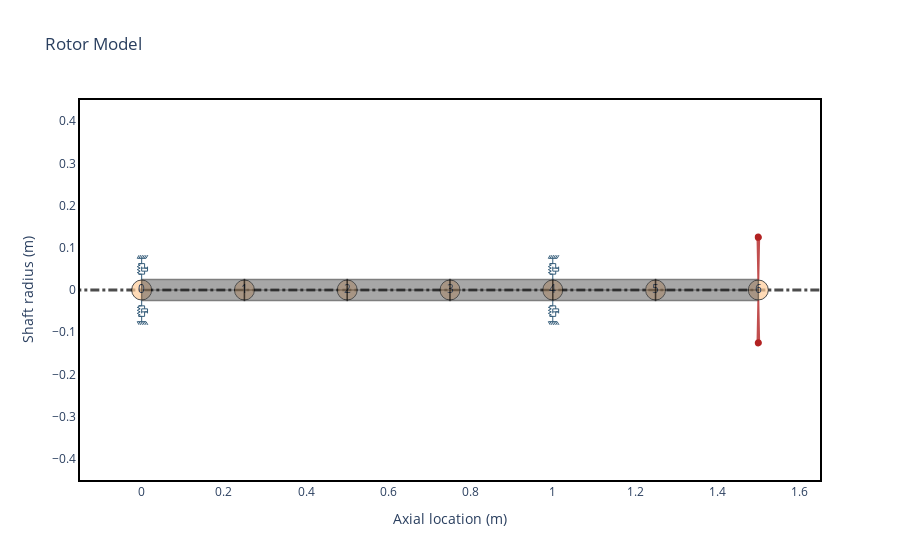

Notebook code cell kept with this figure:
### Code cell
L = 0.25
N = 6
idl = 0
odl = 0.05

shaft = [rs.ShaftElement(L=L, idl=idl, odl=odl, material=steel) for i in range(N)]
bearings = [
    rs.BearingElement(n=0, kxx=1e7, cxx=0),
    rs.BearingElement(n=4, kxx=1e7, cxx=0),
]
disks = [
    rs.DiskElement.from_geometry(
        n=N,
        material=steel,
        width=0.07,
        i_d=odl,
        o_d=0.35,
    ),
]

rotor = rs.Rotor(shaft_elements=shaft, disk_elements=disks, bearing_elements=bearings)
rotor.plot_rotor()

### Figure 1 — Plotly figure (JSON) as saved in the notebook; plotly's stock layout.template omitted (floating-point values rounded to 4 significant figures)
{"data": [{"hoverinfo": "none", "line": {"color": "black", "dash": "dashdot", "width": 3.0}, "mode": "lines", "opacity": 0.7, "showlegend": false, "type": "scatter", "x": [-0.3, 1.8], "y": [0, 0]}, {"hoverinfo": "none", "marker": {"color": "#ffcc99", "line": {"color": "black", "width": 1.0}, "opacity": 0.7, "size": 20}, "mode": "markers+text", "showlegend": false, "text": ["0", "1", "2", "3", "4", "5", "6"], "type": "scatter", "x": [0.0, 0.25, 0.5, 0.75, 1.0, 1.25, 1.5], "y": [0.0, 0.0, 0.0, 0.0, 0.0, 0.0, 0.0]}, {"customdata": [[0, 0.05, 0.0, 0.05, 0.0, 0.25, "steel"], [0, 0.05, 0.0, 0.05, 0.0, 0.25, "steel"], [0, 0.05, 0.0, 0.05, 0.0, 0.25, "steel"], [0, 0.05, 0.0, 0.05, 0.0, 0.25, "steel"], [0, 0.05, 0.0, 0.05, 0.0, 0.25, "steel"], [0, 0.05, 0.0, 0.05, 0.0, 0.25, "steel"], [0, 0.05, 0.0, 0.05, 0.0, 0.25, "steel"], [0, 0.05, 0.0, 0.05, 0.0, 0.25, "steel"], [0, 0.05, 0.0, 0.05, 0.0, 0.25, "steel"], [0, 0.05, 0.0, 0.05, 0.0, 0.25, "steel"]], "fill": "toself", "fillcolor": "#525252", "hoverinfo": "text", "hoverlabel": {"bgcolor": "#525252"}, "hoveron": "points+fills", "hovertemplate": "Element Number: 0<br>Left Outer Diameter: 0.05 m<br>Left Inner Diameter: 0.0 m<br>Right Outer Diameter: 0.05 m<br>Right Inner Diameter: 0.0 m<br>Element Length: 0.25 m<br>Material: steel<br>", "legendgroup": "Shaft", "line": {"color": "black", "width": 1.5}, "mode": "lines", "name": "ShaftElement 0", "opacity": 0.5, "showlegend": false, "text": "Element Number: 0<br>Left Outer Diameter: 0.05 m<br>Left Inner Diameter: 0.0 m<br>Right Outer Diameter: 0.05 m<br>Right Inner Diameter: 0.0 m<br>Element Length: 0.25 m<br>Material: steel<br>", "type": "scatter", "x": [0.0, 0.0, 0.25, 0.25, 0.0, 0.0, 0.0, 0.25, 0.25, 0.0], "y": [0.0, 0.025, 0.025, 0.0, 0.0, -0.0, -0.025, -0.025, -0.0, -0.0]}, {"customdata": [[1, 0.05, 0.0, 0.05, 0.0, 0.25, "steel"], [1, 0.05, 0.0, 0.05, 0.0, 0.25, "steel"], [1, 0.05, 0.0, 0.05, 0.0, 0.25, "steel"], [1, 0.05, 0.0, 0.05, 0.0, 0.25, "steel"], [1, 0.05, 0.0, 0.05, 0.0, 0.25, "steel"], [1, 0.05, 0.0, 0.05, 0.0, 0.25, "steel"], [1, 0.05, 0.0, 0.05, 0.0, 0.25, "steel"], [1, 0.05, 0.0, 0.05, 0.0, 0.25, "steel"], [1, 0.05, 0.0, 0.05, 0.0, 0.25, "steel"], [1, 0.05, 0.0, 0.05, 0.0, 0.25, "steel"]], "fill": "toself", "fillcolor": "#525252", "hoverinfo": "text", "hoverlabel": {"bgcolor": "#525252"}, "hoveron": "points+fills", "hovertemplate": "Element Number: 1<br>Left Outer Diameter: 0.05 m<br>Left Inner Diameter: 0.0 m<br>Right Outer Diameter: 0.05 m<br>Right Inner Diameter: 0.0 m<br>Element Length: 0.25 m<br>Material: steel<br>", "legendgroup": "Shaft", "line": {"color": "black", "width": 1.5}, "mode": "lines", "name": "ShaftElement 1", "opacity": 0.5, "showlegend": false, "text": "Element Number: 1<br>Left Outer Diameter: 0.05 m<br>Left Inner Diameter: 0.0 m<br>Right Outer Diameter: 0.05 m<br>Right Inner Diameter: 0.0 m<br>Element Length: 0.25 m<br>Material: steel<br>", "type": "scatter", "x": [0.25, 0.25, 0.5, 0.5, 0.25, 0.25, 0.25, 0.5, 0.5, 0.25], "y": [0.0, 0.025, 0.025, 0.0, 0.0, -0.0, -0.025, -0.025, -0.0, -0.0]}, {"customdata": [[2, 0.05, 0.0, 0.05, 0.0, 0.25, "steel"], [2, 0.05, 0.0, 0.05, 0.0, 0.25, "steel"], [2, 0.05, 0.0, 0.05, 0.0, 0.25, "steel"], [2, 0.05, 0.0, 0.05, 0.0, 0.25, "steel"], [2, 0.05, 0.0, 0.05, 0.0, 0.25, "steel"], [2, 0.05, 0.0, 0.05, 0.0, 0.25, "steel"], [2, 0.05, 0.0, 0.05, 0.0, 0.25, "steel"], [2, 0.05, 0.0, 0.05, 0.0, 0.25, "steel"], [2, 0.05, 0.0, 0.05, 0.0, 0.25, "steel"], [2, 0.05, 0.0, 0.05, 0.0, 0.25, "steel"]], "fill": "toself", "fillcolor": "#525252", "hoverinfo": "text", "hoverlabel": {"bgcolor": "#525252"}, "hoveron": "points+fills", "hovertemplate": "Element Number: 2<br>Left Outer Diameter: 0.05 m<br>Left Inner Diameter: 0.0 m<br>Right Outer Diameter: 0.05 m<br>Right Inner Diameter: 0.0 m<br>Element Length: 0.25 m<br>Material: steel<br>", "legendgroup": "Shaft", "line": {"color": "black", "width": 1.5}, "mode": "lines", "name": "ShaftElement 2", "opacity": 0.5, "showlegend": false, "text": "Element Number: 2<br>Left Outer Diameter: 0.05 m<br>Left Inner Diameter: 0.0 m<br>Right Outer Diameter: 0.05 m<br>Right Inner Diameter: 0.0 m<br>Element Length: 0.25 m<br>Material: steel<br>", "type": "scatter", "x": [0.5, 0.5, 0.75, 0.75, 0.5, 0.5, 0.5, 0.75, 0.75, 0.5], "y": [0.0, 0.025, 0.025, 0.0, 0.0, -0.0, -0.025, -0.025, -0.0, -0.0]}, {"customdata": [[3, 0.05, 0.0, 0.05, 0.0, 0.25, "steel"], [3, 0.05, 0.0, 0.05, 0.0, 0.25, "steel"], [3, 0.05, 0.0, 0.05, 0.0, 0.25, "steel"], [3, 0.05, 0.0, 0.05, 0.0, 0.25, "steel"], [3, 0.05, 0.0, 0.05, 0.0, 0.25, "steel"], [3, 0.05, 0.0, 0.05, 0.0, 0.25, "steel"], [3, 0.05, 0.0, 0.05, 0.0, 0.25, "steel"], [3, 0.05, 0.0, 0.05, 0.0, 0.25, "steel"], [3, 0.05, 0.0, 0.05, 0.0, 0.25, "steel"], [3, 0.05, 0.0, 0.05, 0.0, 0.25, "steel"]], "fill": "toself", "fillcolor": "#525252", "hoverinfo": "text", "hoverlabel": {"bgcolor": "#525252"}, "hoveron": "points+fills", "hovertemplate": "Element Number: 3<br>Left Outer Diameter: 0.05 m<br>Left Inner Diameter: 0.0 m<br>Right Outer Diameter: 0.05 m<br>Right Inner Diameter: 0.0 m<br>Element Length: 0.25 m<br>Material: steel<br>", "legendgroup": "Shaft", "line": {"color": "black", "width": 1.5}, "mode": "lines", "name": "ShaftElement 3", "opacity": 0.5, "showlegend": false, "text": "Element Number: 3<br>Left Outer Diameter: 0.05 m<br>Left Inner Diameter: 0.0 m<br>Right Outer Diameter: 0.05 m<br>Right Inner Diameter: 0.0 m<br>Element Length: 0.25 m<br>Material: steel<br>", "type": "scatter", "x": [0.75, 0.75, 1.0, 1.0, 0.75, 0.75, 0.75, 1.0, 1.0, 0.75], "y": [0.0, 0.025, 0.025, 0.0, 0.0, -0.0, -0.025, -0.025, -0.0, -0.0]}, {"customdata": [[4, 0.05, 0.0, 0.05, 0.0, 0.25, "steel"], [4, 0.05, 0.0, 0.05, 0.0, 0.25, "steel"], [4, 0.05, 0.0, 0.05, 0.0, 0.25, "steel"], [4, 0.05, 0.0, 0.05, 0.0, 0.25, "steel"], [4, 0.05, 0.0, 0.05, 0.0, 0.25, "steel"], [4, 0.05, 0.0, 0.05, 0.0, 0.25, "steel"], [4, 0.05, 0.0, 0.05, 0.0, 0.25, "steel"], [4, 0.05, 0.0, 0.05, 0.0, 0.25, "steel"], [4, 0.05, 0.0, 0.05, 0.0, 0.25, "steel"], [4, 0.05, 0.0, 0.05, 0.0, 0.25, "steel"]], "fill": "toself", "fillcolor": "#525252", "hoverinfo": "text", "hoverlabel": {"bgcolor": "#525252"}, "hoveron": "points+fills", "hovertemplate": "Element Number: 4<br>Left Outer Diameter: 0.05 m<br>Left Inner Diameter: 0.0 m<br>Right Outer Diameter: 0.05 m<br>Right Inner Diameter: 0.0 m<br>Element Length: 0.25 m<br>Material: steel<br>", "legendgroup": "Shaft", "line": {"color": "black", "width": 1.5}, "mode": "lines", "name": "ShaftElement 4", "opacity": 0.5, "showlegend": false, "text": "Element Number: 4<br>Left Outer Diameter: 0.05 m<br>Left Inner Diameter: 0.0 m<br>Right Outer Diameter: 0.05 m<br>Right Inner Diameter: 0.0 m<br>Element Length: 0.25 m<br>Material: steel<br>", "type": "scatter", "x": [1.0, 1.0, 1.25, 1.25, 1.0, 1.0, 1.0, 1.25, 1.25, 1.0], "y": [0.0, 0.025, 0.025, 0.0, 0.0, -0.0, -0.025, -0.025, -0.0, -0.0]}, {"customdata": [[5, 0.05, 0.0, 0.05, 0.0, 0.25, "steel"], [5, 0.05, 0.0, 0.05, 0.0, 0.25, "steel"], [5, 0.05, 0.0, 0.05, 0.0, 0.25, "steel"], [5, 0.05, 0.0, 0.05, 0.0, 0.25, "steel"], [5, 0.05, 0.0, 0.05, 0.0, 0.25, "steel"], [5, 0.05, 0.0, 0.05, 0.0, 0.25, "steel"], [5, 0.05, 0.0, 0.05, 0.0, 0.25, "steel"], [5, 0.05, 0.0, 0.05, 0.0, 0.25, "steel"], [5, 0.05, 0.0, 0.05, 0.0, 0.25, "steel"], [5, 0.05, 0.0, 0.05, 0.0, 0.25, "steel"]], "fill": "toself", "fillcolor": "#525252", "hoverinfo": "text", "hoverlabel": {"bgcolor": "#525252"}, "hoveron": "points+fills", "hovertemplate": "Element Number: 5<br>Left Outer Diameter: 0.05 m<br>Left Inner Diameter: 0.0 m<br>Right Outer Diameter: 0.05 m<br>Right Inner Diameter: 0.0 m<br>Element Length: 0.25 m<br>Material: steel<br>", "legendgroup": "Shaft", "line": {"color": "black", "width": 1.5}, "mode": "lines", "name": "ShaftElement 5", "opacity": 0.5, "showlegend": false, "text": "Element Number: 5<br>Left Outer Diameter: 0.05 m<br>Left Inner Diameter: 0.0 m<br>Right Outer Diameter: 0.05 m<br>Right Inner Diameter: 0.0 m<br>Element Length: 0.25 m<br>Material: steel<br>", "type": "scatter", "x": [1.25, 1.25, 1.5, 1.5, 1.25, 1.25, 1.25, 1.5, 1.5, 1.25], "y": [0.0, 0.025, 0.025, 0.0, 0.0, -0.0, -0.025, -0.025, -0.0, -0.0]}, {"customdata": [[6, 0.8051, 0.4236, 51.53], [6, 0.8051, 0.4236, 51.53], [6, 0.8051, 0.4236, 51.53], [6, 0.8051, 0.4236, 51.53], [6, 0.8051, 0.4236, 51.53], [6, 0.8051, 0.4236, 51.53], [6, 0.8051, 0.4236, 51.53], [6, 0.8051, 0.4236, 51.53], [6, 0.8051, 0.4236, 51.53]], "fill": "toself", "fillcolor": "Firebrick", "hoverinfo": "text", "hoverlabel": {"bgcolor": "Firebrick"}, "hoveron": "points+fills", "hovertemplate": "Disk Node: 6<br>Polar Inertia: 8.051e-01<br>Diametral Inertia: 4.236e-01<br>Disk mass: 51.525<br>", "legendgroup": "disks", "line": {"color": "Firebrick", "width": 2.0}, "mode": "lines", "name": "Disk 0", "opacity": 0.8, "showlegend": false, "text": "Disk Node: 6<br>Polar Inertia: 8.051e-01<br>Diametral Inertia: 4.236e-01<br>Disk mass: 51.525<br>", "type": "scatter", "x": [1.5, 1.502, 1.498, 1.5, null, 1.5, 1.502, 1.498, 1.5], "y": [0.025, 0.125, 0.125, 0.025, null, -0.025, -0.125, -0.125, -0.025]}, {"hoverinfo": "none", "legendgroup": "bearings", "line": {"color": "#355d7a", "width": 1}, "mode": "lines", "name": "Bearing 0", "showlegend": false, "type": "scatter", "x": [0.0, 0.0, -0.007143, 0.007143], "y": [0.025, 0.0375, 0.0375, 0.0375]}, {"hoverinfo": "none", "legendgroup": "bearings", "line": {"color": "#355d7a", "width": 1}, "mode": "lines", "name": "Bearing 0", "showlegend": false, "type": "scatter", "x": [0.0, 0.0, -0.007143, 0.007143], "y": [-0.025, -0.0375, -0.0375, -0.0375]}, {"hoverinfo": "none", "legendgroup": "bearings", "line": {"color": "#355d7a", "width": 1}, "mode": "lines", "name": "Bearing 0", "showlegend": false, "type": "scatter", "x": [0.0, 0.0, -0.007143, 0.007143], "y": [0.075, 0.0625, 0.0625, 0.0625]}, {"hoverinfo": "none", "legendgroup": "bearings", "line": {"color": "#355d7a", "width": 1}, "mode": "lines", "name": "Bearing 0", "showlegend": false, "type": "scatter", "x": [0.0, 0.0, -0.007143, 0.007143], "y": [-0.075, -0.0625, -0.0625, -0.0625]}, {"hoverinfo": "none", "legendgroup": "bearings", "line": {"color": "#355d7a", "width": 1}, "mode": "lines", "name": "Bearing 0", "showlegend": false, "type": "scatter", "x": [-0.01071, 0.01071], "y": [0.075, 0.075]}, {"hoverinfo": "none", "legendgroup": "bearings", "line": {"color": "#355d7a", "width": 1}, "mode": "lines", "name": "Bearing 0", "showlegend": false, "type": "scatter", "x": [-0.01071, 0.01071], "y": [-0.075, -0.075]}, {"hoverinfo": "none", "legendgroup": "bearings", "line": {"color": "#355d7a", "width": 1}, "mode": "lines", "name": "Bearing 0", "showlegend": false, "type": "scatter", "x": [-0.01071, -0.006429], "y": [0.075, 0.0825]}, {"hoverinfo": "none", "legendgroup": "bearings", "line": {"color": "#355d7a", "width": 1}, "mode": "lines", "name": "Bearing 0", "showlegend": false, "type": "scatter", "x": [-0.01071, -0.006429], "y": [-0.075, -0.0825]}, {"hoverinfo": "none", "legendgroup": "bearings", "line": {"color": "#355d7a", "width": 1}, "mode": "lines", "name": "Bearing 0", "showlegend": false, "type": "scatter", "x": [-0.006429, -0.002143], "y": [0.075, 0.0825]}, {"hoverinfo": "none", "legendgroup": "bearings", "line": {"color": "#355d7a", "width": 1}, "mode": "lines", "name": "Bearing 0", "showlegend": false, "type": "scatter", "x": [-0.006429, -0.002143], "y": [-0.075, -0.0825]}, {"hoverinfo": "none", "legendgroup": "bearings", "line": {"color": "#355d7a", "width": 1}, "mode": "lines", "name": "Bearing 0", "showlegend": false, "type": "scatter", "x": [-0.002143, 0.002143], "y": [0.075, 0.0825]}, {"hoverinfo": "none", "legendgroup": "bearings", "line": {"color": "#355d7a", "width": 1}, "mode": "lines", "name": "Bearing 0", "showlegend": false, "type": "scatter", "x": [-0.002143, 0.002143], "y": [-0.075, -0.0825]}, {"hoverinfo": "none", "legendgroup": "bearings", "line": {"color": "#355d7a", "width": 1}, "mode": "lines", "name": "Bearing 0", "showlegend": false, "type": "scatter", "x": [0.002143, 0.006429], "y": [0.075, 0.0825]}, {"hoverinfo": "none", "legendgroup": "bearings", "line": {"color": "#355d7a", "width": 1}, "mode": "lines", "name": "Bearing 0", "showlegend": false, "type": "scatter", "x": [0.002143, 0.006429], "y": [-0.075, -0.0825]}, {"hoverinfo": "none", "legendgroup": "bearings", "line": {"color": "#355d7a", "width": 1}, "mode": "lines", "name": "Bearing 0", "showlegend": false, "type": "scatter", "x": [0.006429, 0.01071], "y": [0.075, 0.0825]}, {"hoverinfo": "none", "legendgroup": "bearings", "line": {"color": "#355d7a", "width": 1}, "mode": "lines", "name": "Bearing 0", "showlegend": false, "type": "scatter", "x": [0.006429, 0.01071], "y": [-0.075, -0.0825]}, {"hoverinfo": "none", "legendgroup": "bearings", "line": {"color": "#355d7a", "width": 1}, "mode": "lines", "name": "Bearing 0", "showlegend": false, "type": "scatter", "x": [0.01071, 0.015], "y": [0.075, 0.0825]}, {"hoverinfo": "none", "legendgroup": "bearings", "line": {"color": "#355d7a", "width": 1}, "mode": "lines", "name": "Bearing 0", "showlegend": false, "type": "scatter", "x": [0.01071, 0.015], "y": [-0.075, -0.0825]}, {"hoverinfo": "none", "legendgroup": "bearings", "line": {"color": "#355d7a", "width": 1}, "mode": "lines", "name": "Bearing 0", "showlegend": false, "type": "scatter", "x": [-0.007143, -0.007143, -0.01071, -0.003571, -0.01071, -0.003571, -0.01071, -0.003571, -0.007143, -0.007143], "y": [0.0375, 0.04107, 0.04107, 0.04464, 0.04821, 0.05179, 0.05536, 0.05893, 0.05893, 0.0625]}, {"hoverinfo": "none", "legendgroup": "bearings", "line": {"color": "#355d7a", "width": 1}, "mode": "lines", "name": "Bearing 0", "showlegend": false, "type": "scatter", "x": [-0.007143, -0.007143, -0.01071, -0.003571, -0.01071, -0.003571, -0.01071, -0.003571, -0.007143, -0.007143], "y": [-0.0375, -0.04107, -0.04107, -0.04464, -0.04821, -0.05179, -0.05536, -0.05893, -0.05893, -0.0625]}, {"hoverinfo": "none", "legendgroup": "bearings", "line": {"color": "#355d7a", "width": 1}, "mode": "lines", "name": "Bearing 0", "showlegend": false, "type": "scatter", "x": [0.007143, 0.007143], "y": [0.0375, 0.04464]}, {"hoverinfo": "none", "legendgroup": "bearings", "line": {"color": "#355d7a", "width": 1}, "mode": "lines", "name": "Bearing 0", "showlegend": false, "type": "scatter", "x": [0.007143, 0.007143], "y": [-0.0375, -0.04464]}, {"hoverinfo": "none", "legendgroup": "bearings", "line": {"color": "#355d7a", "width": 1}, "mode": "lines", "name": "Bearing 0", "showlegend": false, "type": "scatter", "x": [0.0, 0.0, 0.01429, 0.01429], "y": [0.05536, 0.04464, 0.04464, 0.05536]}, {"hoverinfo": "none", "legendgroup": "bearings", "line": {"color": "#355d7a", "width": 1}, "mode": "lines", "name": "Bearing 0", "showlegend": false, "type": "scatter", "x": [0.0, 0.0, 0.01429, 0.01429], "y": [-0.05536, -0.04464, -0.04464, -0.05536]}, {"hoverinfo": "none", "legendgroup": "bearings", "line": {"color": "#355d7a", "width": 1}, "mode": "lines", "name": "Bearing 0", "showlegend": false, "type": "scatter", "x": [0.0, 0.01429, 0.007143, 0.007143], "y": [0.05179, 0.05179, 0.05179, 0.0625]}, {"hoverinfo": "none", "legendgroup": "bearings", "line": {"color": "#355d7a", "width": 1}, "mode": "lines", "name": "Bearing 0", "showlegend": false, "type": "scatter", "x": [0.0, 0.01429, 0.007143, 0.007143], "y": [-0.05179, -0.05179, -0.05179, -0.0625]}, {"hoverinfo": "none", "legendgroup": "bearings", "line": {"color": "#355d7a", "width": 1}, "mode": "lines", "name": "Bearing 1", "showlegend": false, "type": "scatter", "x": [1.0, 1.0, 0.9929, 1.007], "y": [0.025, 0.0375, 0.0375, 0.0375]}, {"hoverinfo": "none", "legendgroup": "bearings", "line": {"color": "#355d7a", "width": 1}, "mode": "lines", "name": "Bearing 1", "showlegend": false, "type": "scatter", "x": [1.0, 1.0, 0.9929, 1.007], "y": [-0.025, -0.0375, -0.0375, -0.0375]}, {"hoverinfo": "none", "legendgroup": "bearings", "line": {"color": "#355d7a", "width": 1}, "mode": "lines", "name": "Bearing 1", "showlegend": false, "type": "scatter", "x": [1.0, 1.0, 0.9929, 1.007], "y": [0.075, 0.0625, 0.0625, 0.0625]}, {"hoverinfo": "none", "legendgroup": "bearings", "line": {"color": "#355d7a", "width": 1}, "mode": "lines", "name": "Bearing 1", "showlegend": false, "type": "scatter", "x": [1.0, 1.0, 0.9929, 1.007], "y": [-0.075, -0.0625, -0.0625, -0.0625]}, {"hoverinfo": "none", "legendgroup": "bearings", "line": {"color": "#355d7a", "width": 1}, "mode": "lines", "name": "Bearing 1", "showlegend": false, "type": "scatter", "x": [0.9893, 1.011], "y": [0.075, 0.075]}, {"hoverinfo": "none", "legendgroup": "bearings", "line": {"color": "#355d7a", "width": 1}, "mode": "lines", "name": "Bearing 1", "showlegend": false, "type": "scatter", "x": [0.9893, 1.011], "y": [-0.075, -0.075]}, {"hoverinfo": "none", "legendgroup": "bearings", "line": {"color": "#355d7a", "width": 1}, "mode": "lines", "name": "Bearing 1", "showlegend": false, "type": "scatter", "x": [0.9893, 0.9936], "y": [0.075, 0.0825]}, {"hoverinfo": "none", "legendgroup": "bearings", "line": {"color": "#355d7a", "width": 1}, "mode": "lines", "name": "Bearing 1", "showlegend": false, "type": "scatter", "x": [0.9893, 0.9936], "y": [-0.075, -0.0825]}, {"hoverinfo": "none", "legendgroup": "bearings", "line": {"color": "#355d7a", "width": 1}, "mode": "lines", "name": "Bearing 1", "showlegend": false, "type": "scatter", "x": [0.9936, 0.9979], "y": [0.075, 0.0825]}, {"hoverinfo": "none", "legendgroup": "bearings", "line": {"color": "#355d7a", "width": 1}, "mode": "lines", "name": "Bearing 1", "showlegend": false, "type": "scatter", "x": [0.9936, 0.9979], "y": [-0.075, -0.0825]}, {"hoverinfo": "none", "legendgroup": "bearings", "line": {"color": "#355d7a", "width": 1}, "mode": "lines", "name": "Bearing 1", "showlegend": false, "type": "scatter", "x": [0.9979, 1.002], "y": [0.075, 0.0825]}, {"hoverinfo": "none", "legendgroup": "bearings", "line": {"color": "#355d7a", "width": 1}, "mode": "lines", "name": "Bearing 1", "showlegend": false, "type": "scatter", "x": [0.9979, 1.002], "y": [-0.075, -0.0825]}, {"hoverinfo": "none", "legendgroup": "bearings", "line": {"color": "#355d7a", "width": 1}, "mode": "lines", "name": "Bearing 1", "showlegend": false, "type": "scatter", "x": [1.002, 1.006], "y": [0.075, 0.0825]}, {"hoverinfo": "none", "legendgroup": "bearings", "line": {"color": "#355d7a", "width": 1}, "mode": "lines", "name": "Bearing 1", "showlegend": false, "type": "scatter", "x": [1.002, 1.006], "y": [-0.075, -0.0825]}, {"hoverinfo": "none", "legendgroup": "bearings", "line": {"color": "#355d7a", "width": 1}, "mode": "lines", "name": "Bearing 1", "showlegend": false, "type": "scatter", "x": [1.006, 1.011], "y": [0.075, 0.0825]}, {"hoverinfo": "none", "legendgroup": "bearings", "line": {"color": "#355d7a", "width": 1}, "mode": "lines", "name": "Bearing 1", "showlegend": false, "type": "scatter", "x": [1.006, 1.011], "y": [-0.075, -0.0825]}, {"hoverinfo": "none", "legendgroup": "bearings", "line": {"color": "#355d7a", "width": 1}, "mode": "lines", "name": "Bearing 1", "showlegend": false, "type": "scatter", "x": [1.011, 1.015], "y": [0.075, 0.0825]}, {"hoverinfo": "none", "legendgroup": "bearings", "line": {"color": "#355d7a", "width": 1}, "mode": "lines", "name": "Bearing 1", "showlegend": false, "type": "scatter", "x": [1.011, 1.015], "y": [-0.075, -0.0825]}, {"hoverinfo": "none", "legendgroup": "bearings", "line": {"color": "#355d7a", "width": 1}, "mode": "lines", "name": "Bearing 1", "showlegend": false, "type": "scatter", "x": [0.9929, 0.9929, 0.9893, 0.9964, 0.9893, 0.9964, 0.9893, 0.9964, 0.9929, 0.9929], "y": [0.0375, 0.04107, 0.04107, 0.04464, 0.04821, 0.05179, 0.05536, 0.05893, 0.05893, 0.0625]}, {"hoverinfo": "none", "legendgroup": "bearings", "line": {"color": "#355d7a", "width": 1}, "mode": "lines", "name": "Bearing 1", "showlegend": false, "type": "scatter", "x": [0.9929, 0.9929, 0.9893, 0.9964, 0.9893, 0.9964, 0.9893, 0.9964, 0.9929, 0.9929], "y": [-0.0375, -0.04107, -0.04107, -0.04464, -0.04821, -0.05179, -0.05536, -0.05893, -0.05893, -0.0625]}, {"hoverinfo": "none", "legendgroup": "bearings", "line": {"color": "#355d7a", "width": 1}, "mode": "lines", "name": "Bearing 1", "showlegend": false, "type": "scatter", "x": [1.007, 1.007], "y": [0.0375, 0.04464]}, {"hoverinfo": "none", "legendgroup": "bearings", "line": {"color": "#355d7a", "width": 1}, "mode": "lines", "name": "Bearing 1", "showlegend": false, "type": "scatter", "x": [1.007, 1.007], "y": [-0.0375, -0.04464]}, {"hoverinfo": "none", "legendgroup": "bearings", "line": {"color": "#355d7a", "width": 1}, "mode": "lines", "name": "Bearing 1", "showlegend": false, "type": "scatter", "x": [1.0, 1.0, 1.014, 1.014], "y": [0.05536, 0.04464, 0.04464, 0.05536]}, {"hoverinfo": "none", "legendgroup": "bearings", "line": {"color": "#355d7a", "width": 1}, "mode": "lines", "name": "Bearing 1", "showlegend": false, "type": "scatter", "x": [1.0, 1.0, 1.014, 1.014], "y": [-0.05536, -0.04464, -0.04464, -0.05536]}, {"hoverinfo": "none", "legendgroup": "bearings", "line": {"color": "#355d7a", "width": 1}, "mode": "lines", "name": "Bearing 1", "showlegend": false, "type": "scatter", "x": [1.0, 1.014, 1.007, 1.007], "y": [0.05179, 0.05179, 0.05179, 0.0625]}, {"hoverinfo": "none", "legendgroup": "bearings", "line": {"color": "#355d7a", "width": 1}, "mode": "lines", "name": "Bearing 1", "showlegend": false, "type": "scatter", "x": [1.0, 1.014, 1.007, 1.007], "y": [-0.05179, -0.05179, -0.05179, -0.0625]}], "layout": {"shapes": [{"fillcolor": "Firebrick", "line": {"color": "Firebrick"}, "type": "circle", "x0": 1.494, "x1": 1.506, "xref": "x", "y0": 0.1187, "y1": 0.1313, "yref": "y"}, {"fillcolor": "Firebrick", "line": {"color": "Firebrick"}, "type": "circle", "x0": 1.494, "x1": 1.506, "xref": "x", "y0": -0.1313, "y1": -0.1187, "yref": "y"}], "title": {"text": "Rotor Model"}, "xaxis": {"mirror": true, "range": [-0.15, 1.65], "showgrid": false, "title": {"text": "Axial location (m)"}}, "yaxis": {"mirror": true, "range": [-0.45, 0.45], "showgrid": false, "title": {"text": "Shaft radius (m)"}}}}
